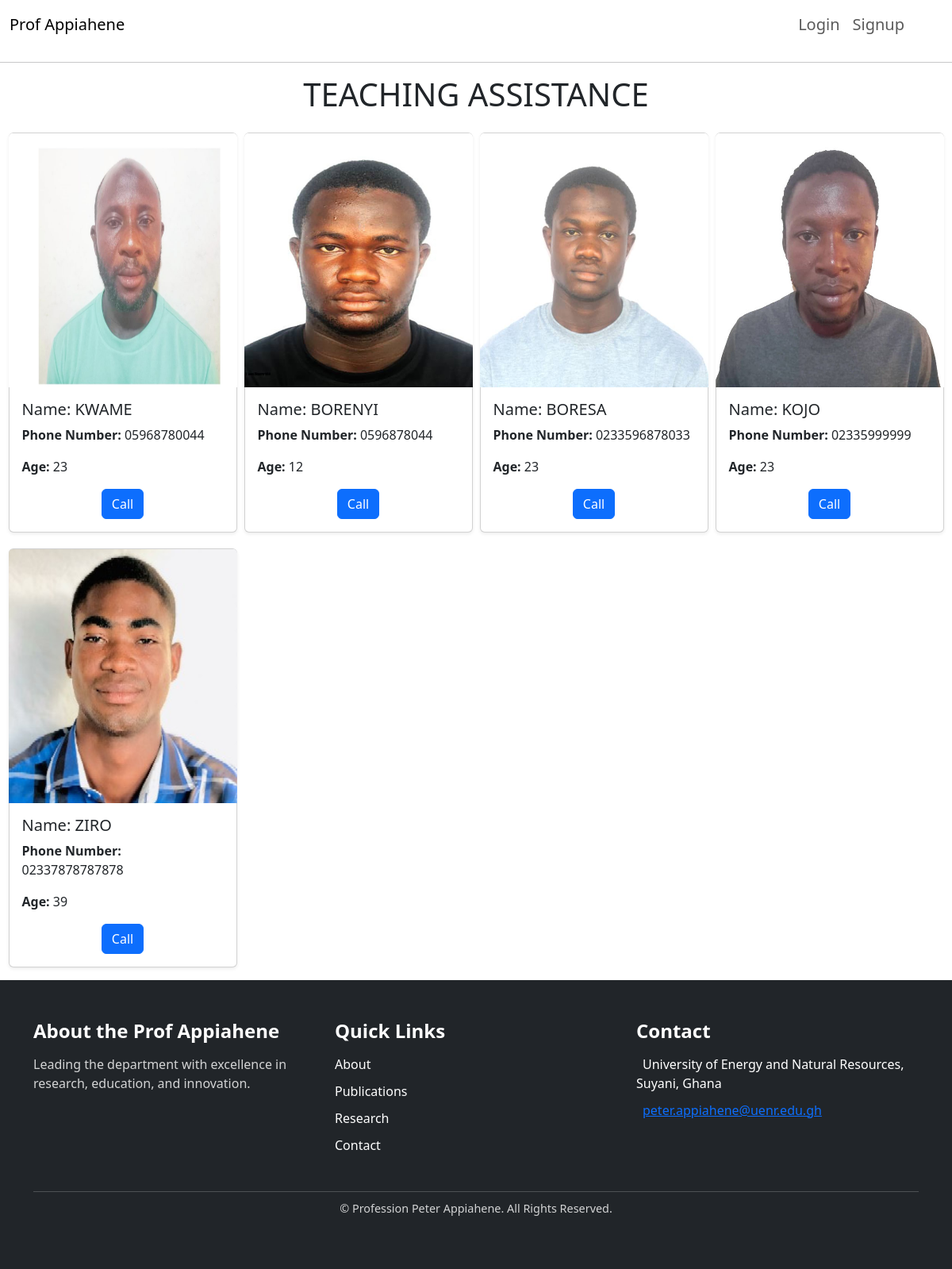
Screenshot of /form_teacher with the database file from the repository.
### assessementApp/models.py (models this page shows)
class FormMaster(models.Model):
   name=models.CharField(max_length=100)
   phoneNumber= models.IntegerField(max_length=10)
   age=models.IntegerField()
   picture= ProcessedImageField(
        upload_to='teachers',
        processors=[ResizeToFill(500, 500)],
        format='JPEG',
        options={'quality': 80}
    )
   class Meta:
       verbose_name="Teaching Assistance"

### assessementApp/views.py (the view)
# urls.py: path('form_teacher',views.TA,name="TA") ,
def TA(request):
    teachers=FormMaster.objects.all()
    onpage={'teachers':teachers}
    return render(request,'formteacher.html',onpage)

### assessementApp/context_processor.py (called while the page is built)
def identify_user(request):
    return{
        'is_student':request.user.is_authenticated and not request.user.is_superuser
    }

### assessementApp/templates/formteacher.html (shortened to what this page needs)
{% extends 'base.html'%}
{%load static %}
{%block content %}
<HR>
<h1 class="text-center">TEACHING ASSISTANCE</h1>
<div class="assistants p-3">
    {% for teacher in teachers %}
    <div class="card shadow-sm" style="width: 18rem;">
        {%if teacher.picture%}
        <div class="d-flex justify-content-center"><img src="{{teacher.picture.url}}" class="card-img-top images"
                alt="{{teacher.name}}" style="width: 18rem; height: 40vh;"></div>
        {%else%}
        <div class="card-body">
            <h5 class="card-title">Name: {{teacher.name}}</h5>
            <p class="card-text"> <b>Phone Number:</b> 0{{teacher.phoneNumber}} </p>
            <p class="card-text"> <b>Age:</b> {{teacher.age}} </p>
            <div class="d-flex justify-content-center"><a href="tel:+233{{teacher.phoneNumber}}" class="btn btn-primary">Call</a> </div>
        </div>
    </div>
    {%endfor%}
</div>
{%endblock%}

### assessementApp/templates/base.html (shortened to what this page needs)
<!DOCTYPE html>
<html lang="en">
<head>
    {% load static %}
    <link rel="stylesheet" href="https://cdn.jsdelivr.net/npm/sweetalert2@11/dist/sweetalert2.min.css">
    <link href="https://cdn.jsdelivr.net/npm/bootstrap@5.3.3/dist/css/bootstrap.min.css" rel="stylesheet"
>
    <link rel="stylesheet" href="{% static 'css/style.css' %}">
    <link rel="stylesheet" href="https://cdn.jsdelivr.net/npm/swiper@11/swiper-bundle.min.css">
</head>
<body>
    <nav class="navbar navbar-expand-lg navbar-light">
        <div class="container-fluid">
            <a class="navbar-brand" href="#">Prof Appiahene</a>
            <div class="collapse navbar-collapse" id="navbarNav">
                <ul class="navbar-nav ms-auto fs-5">
                    {% if request.user.is_authenticated %}
                    <li class="nav-item">
                        <a class="nav-link active" href="{% url 'index' %}">Home</a>
                    </li>
                    {% if request.user.is_superuser %}
                    <li class="nav-item dropdown">
                        <a class="nav-link dropdown-toggle" href="#" role="button" data-bs-toggle="dropdown"
                            aria-expanded="false">
                            Manage
                        </a>
                        <ul class="dropdown-menu">
                            <li><a class="dropdown-item" href="{%url 'upload_results' %}">Upload result</a></li>
                            <li><a class="dropdown-item" href="{%url 'uploadindex' %}">Upload Index Numbers</a></li>
                        </ul>
                    </li>
                    {% endif %}
                    <li class="nav-item">
                        <a class="nav-link" href="{% url 'announcement' %}">Announcement</a>
                    </li>
                    <li class="nav-item">
                        <a class="nav-link" href="{% url 'absence' %}">Report Issue</a>
                    </li>
                    {% if is_student %}
                    <li class="nav-item">
                        <a class="nav-link" href="{% url 'student_results'%}">Assessment</a>
                    </li>
                    {%endif%}
                    <li class="nav-item">
                        <a class="nav-link" href="{% url 'TA' %}">Teacher Assistants</a>
                    </li>
                    <li class="nav-item">
                        <a class="nav-link" href="{% url 'Chatbot' %}">AI Assistance<a>
                    </li>
                    <li class="nav-item">
                        <a class="nav-link text-danger" href="{% url 'logout' %}">Logout</a>
                    </li>
                    {% else %}
                    <li class="nav-item">
                        <a class="nav-link" href="{% url 'login' %}">Login</a>
                    </li>
                    <li class="nav-item">
                        <a class="nav-link" href="{% url 'signup' %}">Signup</a>
                    </li>
                    {% endif %}
                </ul>
            </div>
        </div>
    </nav>
    {% block content %}
    {% endblock %}
    <footer class="footer-section">
        <div class="container">
            <div class="row">
                <div class="col-md-4 footer-col">
                    <h4 class="text-white">About the Prof Appiahene</h4>
                    <p>Leading the department with excellence in research, education, and innovation.</p>
                </div>
                <div class="col-md-4 footer-col">
                    <h4 class="text-white">Quick Links</h4>
                    <ul class="footer-links">
                        <li><a href="#"> About</a></li>
                        <li><a href="#"> Publications</a></li>
                        <li><a href="#"> Research</a></li>
                        <li><a href="#"> Contact</a></li>
                    </ul>
                </div>
                <div class="col-md-4 footer-col">
                    <h4 class="text-white">Contact</h4>
                    <ul class="footer-contact">
                        <li> University of Energy and Natural Resources, Suyani, Ghana</li>
                        <li> <a href="mailto:peter.appiahene@uenr.edu.gh">peter.appiahene@uenr.edu.gh</a></li>
                    </ul>
                    <div class="footer-social">
                    </div>
                </div>
            </div>
            <div class="footer-bottom text-center">
                <p>&copy;  Profession Peter Appiahene. All Rights Reserved. </p>
            </div>
        </div>
    </footer>
</body>
</html>

### assessementApp/templates/base.html (style rules this page uses)
body { scroll-behavior: smooth; }
.navbar-nav { transform: translatex(-40px); z-index: 2; }
.footer-section { color: #ffffff; background-color: #212529; padding: 50px 0; }
.footer-col h4 { font-size: 1.5rem; margin-bottom: 15px; font-weight: bold; }
.footer-col p { font-size: 1rem; opacity: 0.8; }
.footer-links, .footer-contact { list-style: none; padding: 0; }
.footer-links li, .footer-contact li { margin-bottom: 10px; }
.footer-links li a, .footer-contact li { color: #fff; text-decoration: none; font-size: 1rem; transition: color 0.3s; }
.footer-social { margin-top: 10px; }
.footer-bottom { margin-top: 30px; padding-top: 10px; border-top: 1px solid rgba(255, 255, 255, 0.2); }
.footer-bottom p { font-size: 0.9rem; opacity: 0.8; }

### assessementApp/templates/formteacher.html (style rules this page uses)
body { overflow-x: hidden; }
.assistants { display: grid; grid-template-columns: repeat(auto-fit, minmax(250px, 1fr)); gap: 20px; justify-items: center; }

### rows the page displays
FormMaster: picture (picture), name "KWAME", phoneNumber "5968780044", age "23"
FormMaster: picture (picture), name "BORENYI", phoneNumber "596878044", age "12"
FormMaster: picture (picture), name "BORESA", phoneNumber "233596878033", age "23"
FormMaster: picture (picture), name "KOJO", phoneNumber "2335999999", age "23"
FormMaster: picture (picture), name "ZIRO", phoneNumber "2337878787878", age "39"
